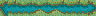

A 2D game scene composited from a Tiled map and its tileset images. What follows is a short description and the map's XML, with every tile layer's data as written:
An orthogonal 6x1 tile map with 16x16 px tiles, 1 tile layer (Tile Layer 1).

<map version="1.4" tiledversion="2021.01.13" orientation="orthogonal" renderorder="right-down" width="6" height="1" tilewidth="16" tileheight="16" infinite="0" nextlayerid="2" nextobjectid="1">
 <tileset firstgid="1" name="UpdatedVillage.png" tilewidth="16" tileheight="16" tilecount="1024" columns="32">
  <image source="UpdatedVillage.png" trans="ffffff" width="512" height="512" />
 </tileset>
 <layer id="1" name="Tile Layer 1" width="6" height="1">
  <data encoding="csv">
799,863,832,864,831,800
</data>
 </layer>
</map>
